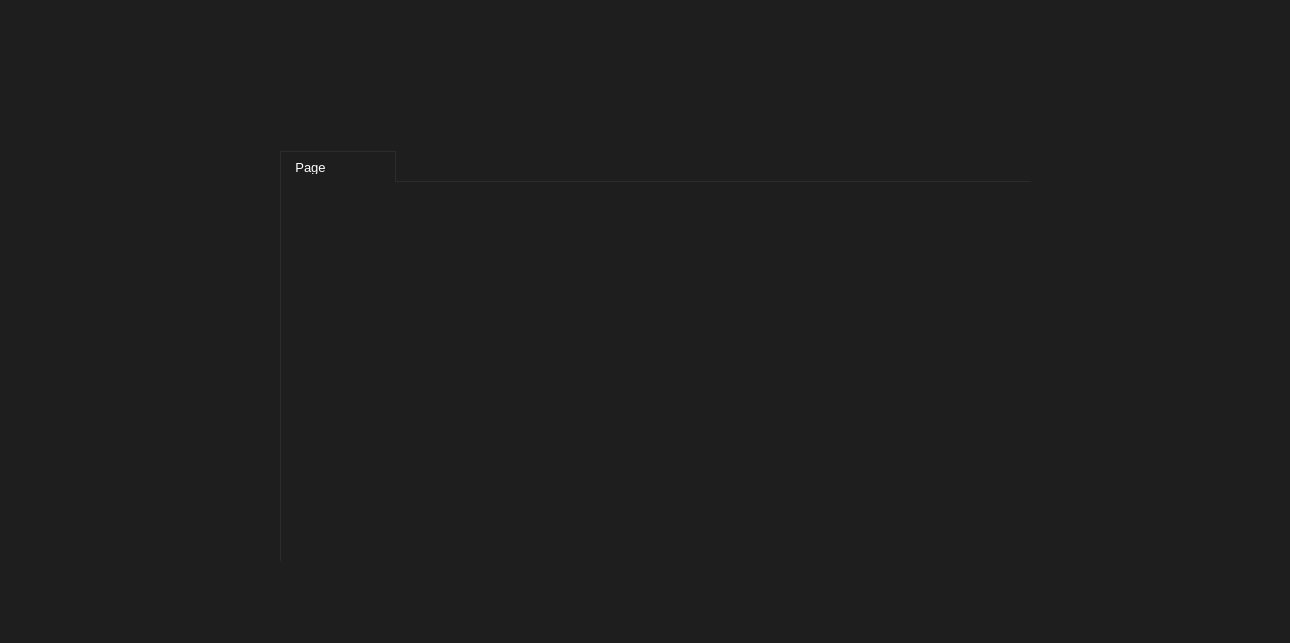
<?xml version="1.0" encoding="UTF-8"?>
<ui version="4.0">
 <class>NightShift</class>
 <widget class="QMainWindow" name="NightShift">
  <property name="geometry">
   <rect>
    <x>0</x>
    <y>0</y>
    <width>1290</width>
    <height>643</height>
   </rect>
  </property>
  <property name="windowTitle">
   <string>NightShift</string>
  </property>
  <property name="styleSheet">
   <string notr="true">background-color:#1e1e1e;
</string>
  </property>
  <widget class="QWidget" name="centralwidget">
   <widget class="QTabWidget" name="tabWidget">
    <property name="geometry">
     <rect>
      <x>280</x>
      <y>150</y>
      <width>751</width>
      <height>411</height>
     </rect>
    </property>
    <property name="cursor">
     <cursorShape>PointingHandCursor</cursorShape>
    </property>
    <property name="styleSheet">
     <string notr="true">QTabWidget::pane { 
	border-top: 1px solid #2c2c2c; 
	border-left : 1px solid #2c2c2c ; 
}

QTabBar::tab {
	border: 1px solid #2c2c2c;
	color : white ; 
	font-size : 13px ; 
	background-color: #2f2f2f ; 
	padding: 8px 70px 8px 15px; 
}

QTabBar::tab:selected {
	border : 1px solid #2c2c2c ;
	background-color: #1e1e1e;  
	border-bottom : 0 ;  
}

QTabWidget::tab-bar {
    top :1px ;
}


QTabBar::tab:last {
   padding: 8px 15px 8px 15px;
}

</string>
    </property>
    <property name="currentIndex">
     <number>0</number>
    </property>
    <widget class="QWidget" name="tab">
     <attribute name="title">
      <string>Page</string>
     </attribute>
    </widget>
   </widget>
  </widget>
 </widget>
 <resources/>
 <connections/>
</ui>
